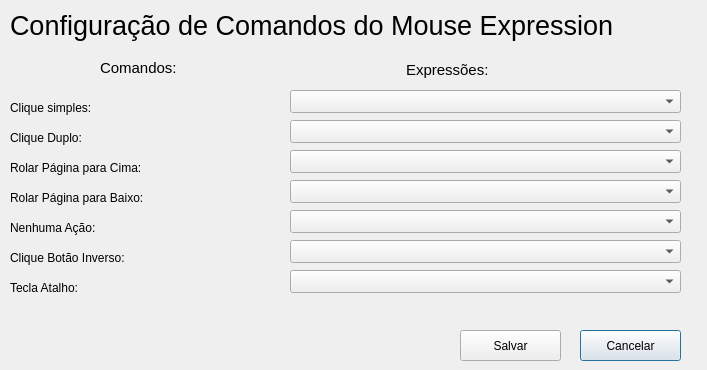
<?xml version="1.0" encoding="UTF-8"?>
<ui version="4.0">
 <class>Dialog</class>
 <widget class="QDialog" name="Dialog">
  <property name="geometry">
   <rect>
    <x>0</x>
    <y>0</y>
    <width>707</width>
    <height>370</height>
   </rect>
  </property>
  <property name="windowTitle">
   <string>Dialog</string>
  </property>
  <widget class="QPushButton" name="btCancelar">
   <property name="geometry">
    <rect>
     <x>580</x>
     <y>330</y>
     <width>101</width>
     <height>31</height>
    </rect>
   </property>
   <property name="text">
    <string>Cancelar</string>
   </property>
  </widget>
  <widget class="QLabel" name="lbRolarCima_2">
   <property name="geometry">
    <rect>
     <x>10</x>
     <y>190</y>
     <width>271</width>
     <height>16</height>
    </rect>
   </property>
   <property name="text">
    <string>Rolar Página para Baixo:</string>
   </property>
  </widget>
  <widget class="QLabel" name="lbTeclaAtalho">
   <property name="geometry">
    <rect>
     <x>10</x>
     <y>280</y>
     <width>271</width>
     <height>16</height>
    </rect>
   </property>
   <property name="text">
    <string>Tecla Atalho:</string>
   </property>
  </widget>
  <widget class="QComboBox" name="cbCliqueSimples">
   <property name="geometry">
    <rect>
     <x>290</x>
     <y>90</y>
     <width>391</width>
     <height>23</height>
    </rect>
   </property>
  </widget>
  <widget class="QLabel" name="label_11">
   <property name="geometry">
    <rect>
     <x>406</x>
     <y>60</y>
     <width>101</width>
     <height>20</height>
    </rect>
   </property>
   <property name="font">
    <font>
     <pointsize>11</pointsize>
    </font>
   </property>
   <property name="text">
    <string>Expressões:</string>
   </property>
  </widget>
  <widget class="QComboBox" name="cbRolarCima">
   <property name="geometry">
    <rect>
     <x>290</x>
     <y>150</y>
     <width>391</width>
     <height>23</height>
    </rect>
   </property>
   <property name="editable">
    <bool>false</bool>
   </property>
  </widget>
  <widget class="QComboBox" name="cbRolarBaixo">
   <property name="geometry">
    <rect>
     <x>290</x>
     <y>180</y>
     <width>391</width>
     <height>23</height>
    </rect>
   </property>
  </widget>
  <widget class="QLabel" name="lbClique_Simples">
   <property name="geometry">
    <rect>
     <x>10</x>
     <y>100</y>
     <width>271</width>
     <height>16</height>
    </rect>
   </property>
   <property name="text">
    <string>Clique simples:</string>
   </property>
  </widget>
  <widget class="QLabel" name="lbRolarCima">
   <property name="geometry">
    <rect>
     <x>10</x>
     <y>160</y>
     <width>271</width>
     <height>16</height>
    </rect>
   </property>
   <property name="text">
    <string>Rolar Página para Cima:</string>
   </property>
  </widget>
  <widget class="QLabel" name="lbNenhumaAcao">
   <property name="geometry">
    <rect>
     <x>10</x>
     <y>220</y>
     <width>271</width>
     <height>16</height>
    </rect>
   </property>
   <property name="text">
    <string>Nenhuma Ação:</string>
   </property>
  </widget>
  <widget class="QLabel" name="label_10">
   <property name="geometry">
    <rect>
     <x>100</x>
     <y>60</y>
     <width>101</width>
     <height>16</height>
    </rect>
   </property>
   <property name="font">
    <font>
     <pointsize>11</pointsize>
    </font>
   </property>
   <property name="text">
    <string>Comandos:</string>
   </property>
  </widget>
  <widget class="QComboBox" name="cbTeclaAtalho">
   <property name="geometry">
    <rect>
     <x>290</x>
     <y>270</y>
     <width>391</width>
     <height>23</height>
    </rect>
   </property>
  </widget>
  <widget class="QComboBox" name="cbNenhumaAcao">
   <property name="geometry">
    <rect>
     <x>290</x>
     <y>210</y>
     <width>391</width>
     <height>23</height>
    </rect>
   </property>
  </widget>
  <widget class="QPushButton" name="btSalvar">
   <property name="geometry">
    <rect>
     <x>460</x>
     <y>330</y>
     <width>101</width>
     <height>31</height>
    </rect>
   </property>
   <property name="text">
    <string>Salvar</string>
   </property>
  </widget>
  <widget class="QLabel" name="lbCliqueDuplo">
   <property name="geometry">
    <rect>
     <x>10</x>
     <y>130</y>
     <width>271</width>
     <height>16</height>
    </rect>
   </property>
   <property name="text">
    <string>Clique Duplo:</string>
   </property>
  </widget>
  <widget class="QComboBox" name="cbCliqueInverso">
   <property name="geometry">
    <rect>
     <x>290</x>
     <y>240</y>
     <width>391</width>
     <height>23</height>
    </rect>
   </property>
  </widget>
  <widget class="QLabel" name="lbCliqueInverso">
   <property name="geometry">
    <rect>
     <x>10</x>
     <y>250</y>
     <width>271</width>
     <height>16</height>
    </rect>
   </property>
   <property name="text">
    <string>Clique Botão Inverso:</string>
   </property>
  </widget>
  <widget class="QLabel" name="label">
   <property name="geometry">
    <rect>
     <x>10</x>
     <y>0</y>
     <width>681</width>
     <height>51</height>
    </rect>
   </property>
   <property name="font">
    <font>
     <pointsize>20</pointsize>
    </font>
   </property>
   <property name="text">
    <string>Configuração de Comandos do Mouse Expression</string>
   </property>
  </widget>
  <widget class="QComboBox" name="cbCliqueDuplo">
   <property name="geometry">
    <rect>
     <x>290</x>
     <y>120</y>
     <width>391</width>
     <height>23</height>
    </rect>
   </property>
  </widget>
 </widget>
 <resources/>
 <connections/>
</ui>
